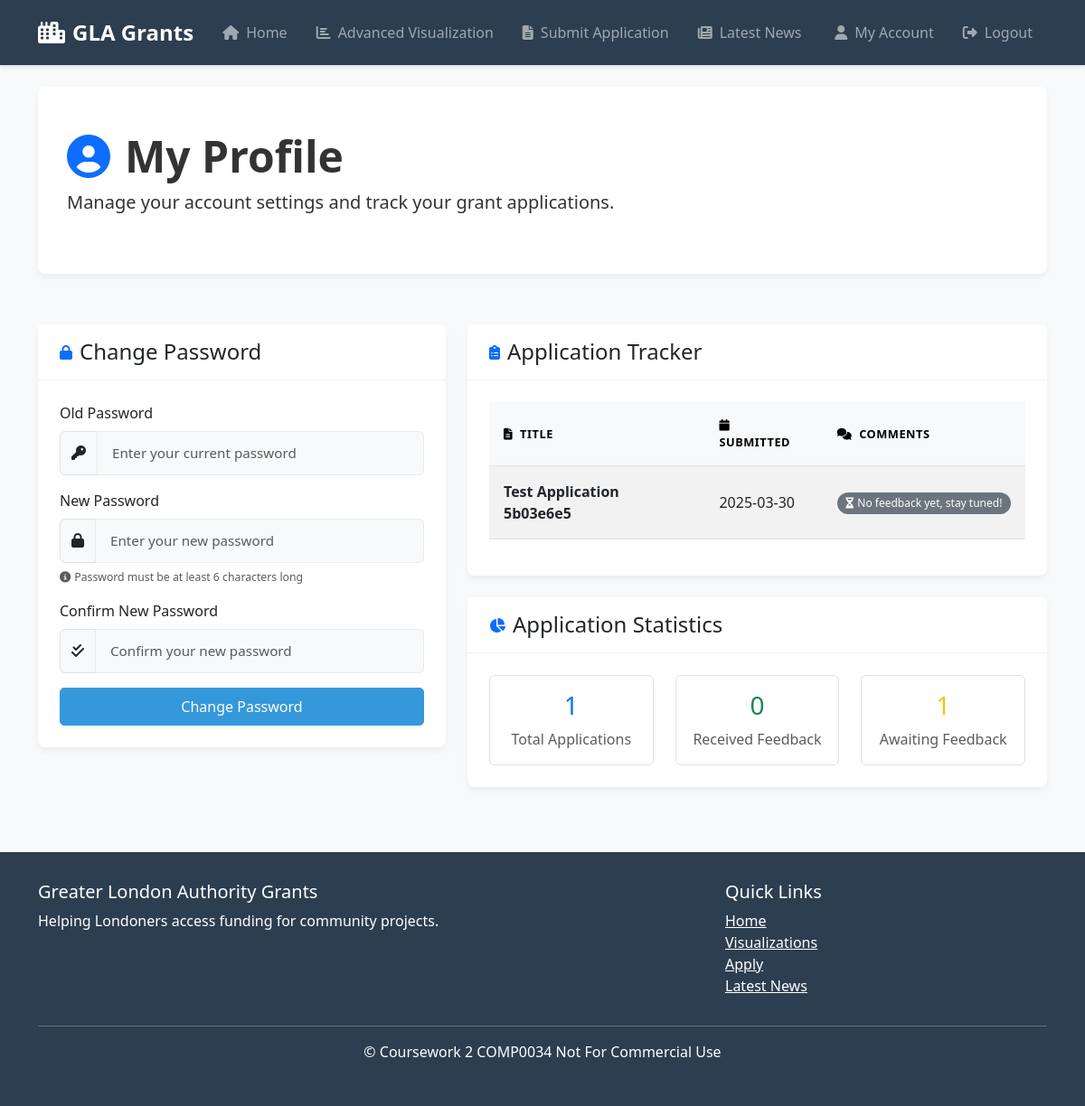
Page /account (signed in) on the committed database.
### coursework2/gla_grants_app/models.py (models this page shows)
class GrantApplication(db.Model):
    __tablename__ = 'grant_applications'
    id: Mapped[int] = mapped_column(primary_key=True)
    user_id: Mapped[int] = mapped_column(ForeignKey('users.id'))
    title: Mapped[str] = mapped_column(Text, nullable=False)
    description: Mapped[str] = mapped_column(Text, nullable=False)
    category: Mapped[str] = mapped_column(Text, nullable=False)
    question: Mapped[str] = mapped_column(Text, nullable=False)
    comment: Mapped[Optional[str]] = mapped_column(Text)
    date_submitted: Mapped[str] = mapped_column(Text, nullable=False)
    user = relationship("User", back_populates="applications")

### coursework2/gla_grants_app/routes.py (the view, shortened to what this page needs)
@main.route('/account', methods=['GET', 'POST'])
def account():
    if 'user_id' not in session:
        flash('Please log in to access this page', 'warning')
        return redirect(url_for('main.login'))
    user = db.get_or_404(User, session['user_id'])
    password_form = PasswordChangeForm()
    applications = db.session.execute(
        db.select(GrantApplication).filter_by(user_id=session['user_id']).order_by(GrantApplication.date_submitted.desc())
    ).scalars().all()
    return render_template('account.html', password_form=password_form, applications=applications)

### coursework2/gla_grants_app/forms.py
class PasswordChangeForm(FlaskForm):
    old_password = PasswordField('Old Password', validators=[DataRequired()])
    new_password = PasswordField('New Password', validators=[DataRequired(), Length(min=6)])
    confirm_password = PasswordField('Confirm New Password',
                                  validators=[DataRequired(), EqualTo('new_password', message='Passwords must match')])
    submit = SubmitField('Change Password')

### coursework2/gla_grants_app/templates/account.html (shortened to what this page needs)
{% extends "layout.html" %}
{% block content %}
<div class="row">
    <div class="col-md-12">
        <div class="hero-section">
            <h1 class="display-5 fw-bold">
                <i class="fas fa-user-circle me-3 text-primary"></i>My Profile
            </h1>
            <p class="lead">Manage your account settings{% if not session.get('is_admin') %} and track your grant applications{% endif %}.</p>
        </div>
    </div>
</div>
<div class="row mt-4">
    <div class="col-md-5">
        <div class="card">
            <div class="card-header d-flex align-items-center">
                <i class="fas fa-lock me-2 text-primary"></i>
                <h4 class="mb-0">Change Password</h4>
            </div>
            <div class="card-body">
                <form method="POST">
                    <div class="mb-3">
                        {{ password_form.old_password.label(class="form-label") }}
                        <div class="input-group">
                            <span class="input-group-text"><i class="fas fa-key"></i></span>
                            {{ password_form.old_password(class="form-control", placeholder="Enter your current password") }}
                        </div>
                    </div>
                    <div class="mb-3">
                        {{ password_form.new_password.label(class="form-label") }}
                        <div class="input-group">
                            <span class="input-group-text"><i class="fas fa-lock"></i></span>
                            {{ password_form.new_password(class="form-control", placeholder="Enter your new password") }}
                        </div>
                        <div class="form-text">
                            <small><i class="fas fa-info-circle me-1"></i>Password must be at least 6 characters long</small>
                        </div>
                    </div>
                    <div class="mb-3">
                        {{ password_form.confirm_password.label(class="form-label") }}
                        <div class="input-group">
                            <span class="input-group-text"><i class="fas fa-check-double"></i></span>
                            {{ password_form.confirm_password(class="form-control", placeholder="Confirm your new password") }}
                        </div>
                    </div>
                    <div class="d-grid">
                        {{ password_form.submit(class="btn btn-primary") }}
                    </div>
                </form>
            </div>
        </div>
    </div>
    <div class="col-md-7">
        {% if session.get('is_admin') %}
        <div class="card">
            <div class="card-header d-flex align-items-center">
                <i class="fas fa-id-card me-2 text-primary"></i>
                <h4 class="mb-0">Profile Information</h4>
            </div>
            <div class="card-body">
                <div class="row">
                    <div class="col-md-4 text-center">
                        <img src="https://cdn.pixabay.com/photo/2015/10/05/22/37/blank-profile-picture-973460_1280.png"
                             alt="Admin Profile"
                             class="img-thumbnail rounded-circle mb-3"
                             style="width: 150px; height: 150px; object-fit: cover;">
                    </div>
                    <div class="col-md-8">
                        <div class="d-flex flex-column h-100 justify-content-center">
                            <h3 class="mb-2">John</h3>
                            <p class="text-muted mb-2">
                                <i class="fas fa-briefcase me-2"></i>Grant Administrator
                            </p>
                            <p class="text-muted mb-2">
                                <i class="fas fa-calendar-alt me-2"></i>Working since: 2016
                            </p>
                            <p class="text-muted mb-0">
                                <i class="fas fa-star me-2"></i>Role: Managing grant applications
                            </p>
                        </div>
                    </div>
                </div>
            </div>
        </div>
        {% else %}
        <div class="card">
            <div class="card-header d-flex align-items-center">
                <i class="fas fa-clipboard-list me-2 text-primary"></i>
                <h4 class="mb-0">Application Tracker</h4>
            </div>
            <div class="card-body">
                {% if applications %}
                    <div class="table-responsive">
                        <table class="table table-striped table-hover">
                            <thead class="table-light">
                                <tr>
                                    <th><i class="fas fa-file-alt me-2"></i>Title</th>
                                    <th><i class="fas fa-calendar me-2"></i>Submitted</th>
                                    <th><i class="fas fa-comments me-2"></i>Comments</th>
                                </tr>
                            </thead>
                            <tbody>
                                {% for application in applications %}
                                <tr>
                                    <td class="fw-bold">{{ application.title }}</td>
                                    <td>{{ application.date_submitted }}</td>
                                    <td>
                                        {% if application.comment %}
                                            <div class="bg-light p-2 rounded">
                                                {{ application.comment }}
                                            </div>
                                        {% else %}
                                            <span class="badge bg-secondary">
                                                <i class="fas fa-hourglass-half me-1"></i>No feedback yet, stay tuned!
                                            </span>
                                        {% endif %}
                                    </td>
                                </tr>
                                {% endfor %}
                            </tbody>
                        </table>
                    </div>
                {% endif %}
            </div>
        </div>
        <div class="card mt-4">
            <div class="card-header d-flex align-items-center">
                <i class="fas fa-chart-pie me-2 text-primary"></i>
                <h4 class="mb-0">Application Statistics</h4>
            </div>
            <div class="card-body">
                <div class="row text-center">
                    <div class="col-md-4">
                        <div class="border rounded p-3">
                            <h3 class="text-primary">{{ applications|length }}</h3>
                            <p class="text-muted mb-0">Total Applications</p>
                        </div>
                    </div>
                    <div class="col-md-4">
                        <div class="border rounded p-3">
                            <h3 class="text-success">{{ applications|selectattr('comment')|list|length }}</h3>
                            <p class="text-muted mb-0">Received Feedback</p>
                        </div>
                    </div>
                    <div class="col-md-4">
                        <div class="border rounded p-3">
                            <h3 class="text-warning">{{ applications|rejectattr('comment')|list|length }}</h3>
                            <p class="text-muted mb-0">Awaiting Feedback</p>
                        </div>
                    </div>
                </div>
            </div>
        </div>
        {% endif %}
    </div>
</div>
{% endblock %}

### coursework2/gla_grants_app/templates/layout.html (style rules this page uses)
:root { --primary-color: #2c3e50; --secondary-color: #3498db; --accent-color: #e74c3c; --light-color: #ecf0f1; --dark-color: #2c3e50; --success-color: #2ecc71; --warning-color: #f39c12; --info-color: #3498db; --danger-color: #e74c3c; }
body { font-family: 'Segoe UI', Tahoma, Geneva, Verdana, sans-serif; background-color: #f8f9fa; color: #333; }
.card { border: none; border-radius: 8px; box-shadow: 0 4px 6px rgba(0, 0, 0, 0.05); transition: transform 0.3s, box-shadow 0.3s; margin-bottom: 1.5rem; }
.card-header { background-color: #fff; border-bottom: 1px solid rgba(0, 0, 0, 0.05); font-weight: 600; padding: 1rem 1.5rem; }
.card-body { padding: 1.5rem; }
.btn { border-radius: 5px; font-weight: 500; padding: 0.5rem 1.2rem; transition: all 0.3s; }
.btn-primary { background-color: var(--secondary-color); border-color: var(--secondary-color); }
.form-control, .form-select { border-radius: 5px; border: 1px solid #e1e5e9; padding: 0.75rem 1rem; font-size: 0.95rem; }
.table { border-collapse: separate; border-spacing: 0; width: 100%; }
.table th { background-color: #f8f9fa; font-weight: 600; text-transform: uppercase; font-size: 0.8rem; letter-spacing: 0.5px; }
.table td, .table th { padding: 1rem; vertical-align: middle; }
.table-striped tbody tr:nth-of-type(odd) { background-color: rgba(0, 0, 0, 0.01); }
.hero-section { background-color: #fff; border-radius: 8px; padding: 3rem 2rem; margin-bottom: 2rem; box-shadow: 0 4px 6px rgba(0, 0, 0, 0.05); }
.badge { font-weight: 500; padding: 0.5em 0.8em; border-radius: 30px; }
input.form-control, textarea.form-control, select.form-select { background-color: #f8f9fa; border: 1px solid #e9ecef; transition: all 0.3s; }

### rows in the picture
GrantApplication: title "Test Application 5b03e6e5", date_submitted "2025-03-30", shows "No feedback yet, stay tuned!"

### other values in the picture
{{ password_form.old_password.label(class="form-label") }} "Old Password"
{{ password_form.new_password.label(class="form-label") }} "New Password"
{{ password_form.confirm_password.label(class="form-label") }} "Confirm New Password"
{{ applications|length }} "1"
{{ applications|selectattr('comment')|list|length }} "0"
{{ applications|rejectattr('comment')|list|length }} "1"
